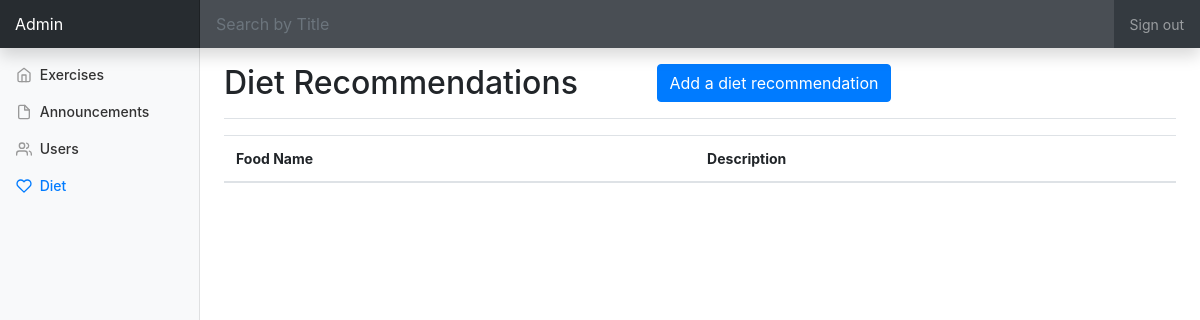
Before: /admindiet.php with the older database file.
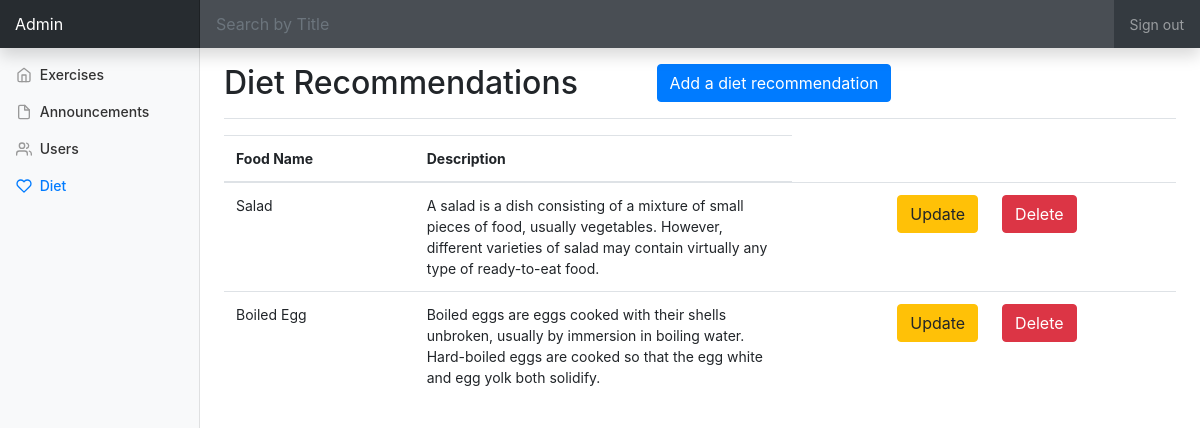
After: the same page with the newer database file.
### tables this page shows
CREATE TABLE `diet` (
  `diet_id` int(2) NOT NULL,
  `name` varchar(255) NOT NULL,
  `description` varchar(5555) NOT NULL,
  `activate` int(2) NOT NULL
);

### functions.php (called while the page is built, shortened)
<?php
	class dataOps{
		public $conn;
		public function __construct(){
			$this -> conn = mysqli_connect("localhost","root","","weighttrack");
		}
		public function retrieveDiet(){
			$sql = "SELECT * FROM diet  WHERE activate='1'";
			$dietArray = array();
			$res = mysqli_query($this->conn, $sql);
			while($row = mysqli_fetch_assoc($res)){
				$dietArray[] = $row;
			}
			return $dietArray;
		}
	}
?>

### admindiet.php (the view, shortened to what this page needs)
<!doctype html>
<html lang="en">
  <head>
    <?php include 'functions.php' ?>
    <link href="vendor/bootstrap/css/bootstrap.min.css" rel="stylesheet">
    <link href="css/dashboard.css" rel="stylesheet">
  </head>
  <body>
    <?php
      $dataOps = new dataOps();
      $dietArray = $dataOps->retrieveDiet();
    ?>
    <nav class="navbar navbar-dark fixed-top bg-dark flex-md-nowrap p-0 shadow">
      <a class="navbar-brand col-sm-3 col-md-2 mr-0" href="#">Admin</a>
      <input onkeyup="searchFunction()" id="searchInput" class="form-control form-control-dark w-100" type="text" placeholder="Search by Title" aria-label="Search">
      <ul class="navbar-nav px-3">
        <li class="nav-item text-nowrap">
          <a class="nav-link" href="userlogout.php">Sign out</a>
        </li>
      </ul>
    </nav>
    <div class="container-fluid">
      <div class="row">
        <nav class="col-md-2 d-none d-md-block bg-light sidebar">
          <div class="sidebar-sticky">
            <ul class="nav flex-column">
              <li class="nav-item">
                <a class="nav-link" href="adminpage.php">
                  <span data-feather="home"></span>
                  Exercises
                </a>
              </li>
              <li class="nav-item">
                <a class="nav-link " href="announcements.php">
                  <span data-feather="file"></span>
                  Announcements<span class="sr-only">(current)</span>
                </a>
              </li>
              <li class="nav-item">
                <a class="nav-link" href="adminuserlist.php">
                  <span data-feather="users"></span>
                  Users
                </a>
              </li>
              <li class="nav-item">
                <a class="nav-link active" href="admindiet.php">
                  <span data-feather="heart"></span>
                  Diet
                </a>
              </li>
            </ul>
          </div>
        </nav>
        <main role="main" class="col-md-9 ml-sm-auto col-lg-10 px-4">
          <div class="d-flex justify-content-between flex-wrap flex-md-nowrap align-items-center pt-3 pb-2 mb-3 border-bottom">
            <div class="row">
              <div class="col-xs-8 col-md-8 col-lg-8">
            <h1 class="h2">Diet Recommendations</h1>
              </div>
              <div class="col-xs-2 col-md-2 col-lg-2">
            <button type="button" class="btn btn-primary pull-left" data-toggle="modal" data-target="#addModal">
            Add a diet recommendation</button>
          </div>
            </div>
          </div>
          <table class="table table-hover usersTable" id="exerciseTable">
                      <thead>
                       <tr >
                       <th>Food Name</th>
                       <th>Description</th>
                       </tr>
                     </thead>
                      <?php foreach($dietArray as $row){ ?>
                      <tr>
                        <td><?php echo $row['name']; ?></td>
                        <td><?php echo $row['description']; ?></td>
                        <td><a type="button" class="btn btn-warning float-right" name="updateBtn" href="updatediet.php?id=<?php echo $row['diet_id']?>" >Update</a></td>
                        <td><a type="button" onclick="return confirm('Are you sure?')" class="btn btn-danger" name="deleteBtn" href="deletediet.php?id=<?php echo $row['diet_id']?>">Delete</a></td>
                      </tr>
                      <?php } ?>
           </table>
        </main>
      </div>
    </div>
  </body>
</html>

Changed rows visible on the page:
added diet: name "Salad", description "A salad is a dish consisting of a mixture of small pieces of food, usually vegetables. However, different varieties of salad may contain virtually any type of ready-to-eat food."
added diet: name "Boiled Egg", description "Boiled eggs are eggs cooked with their shells unbroken, usually by immersion in boiling water. Hard-boiled eggs are cooked so that the egg white and egg yolk both solidify."
